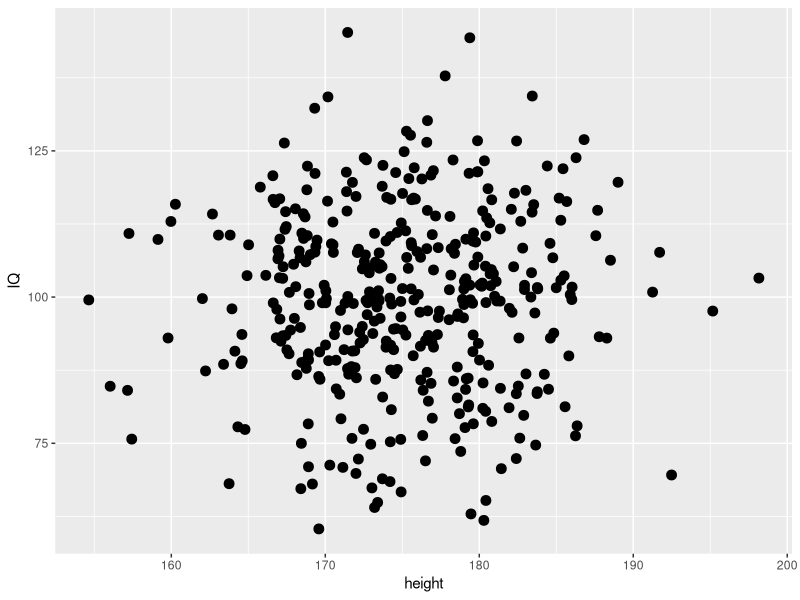
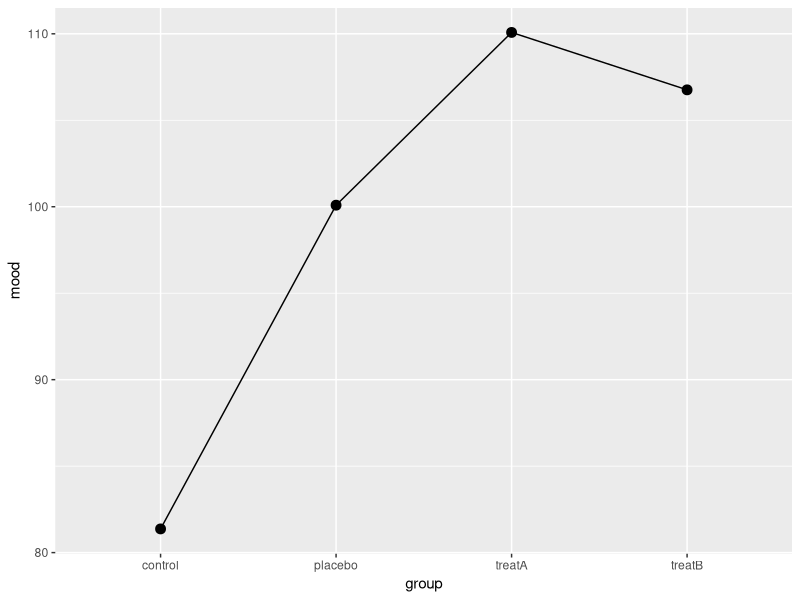
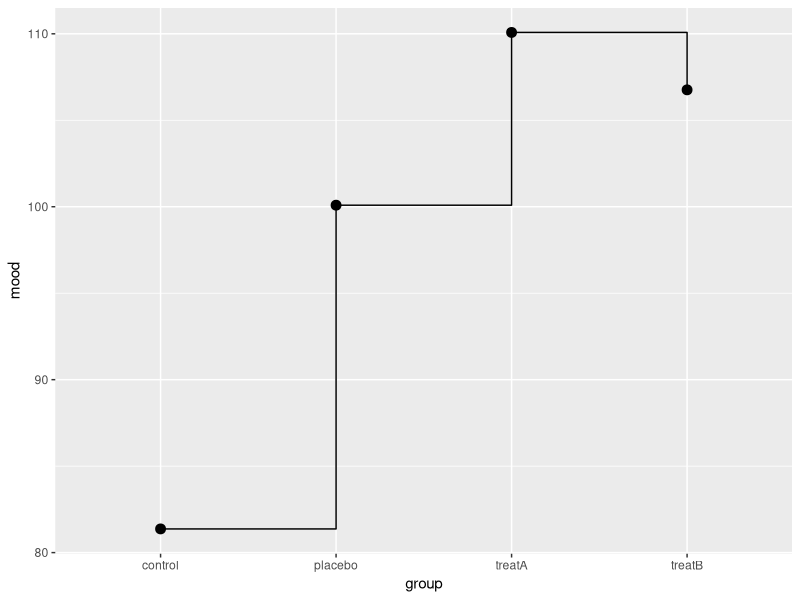
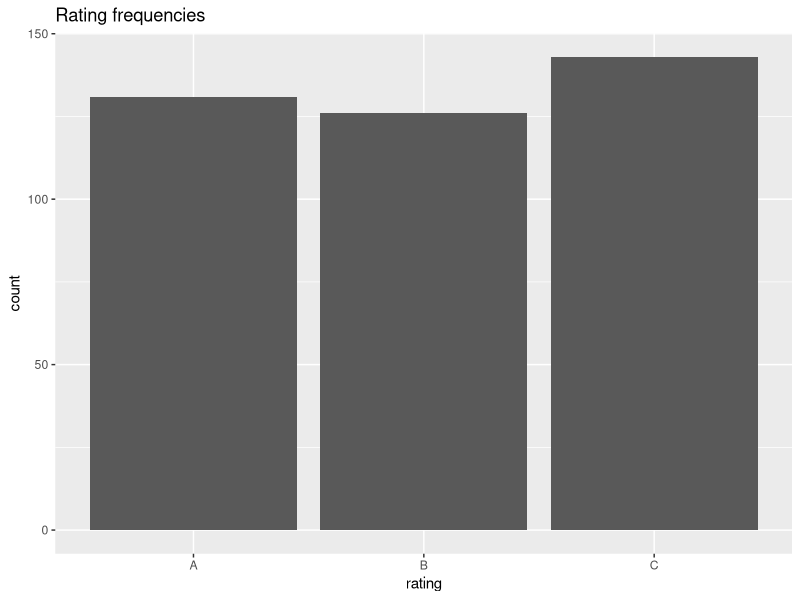
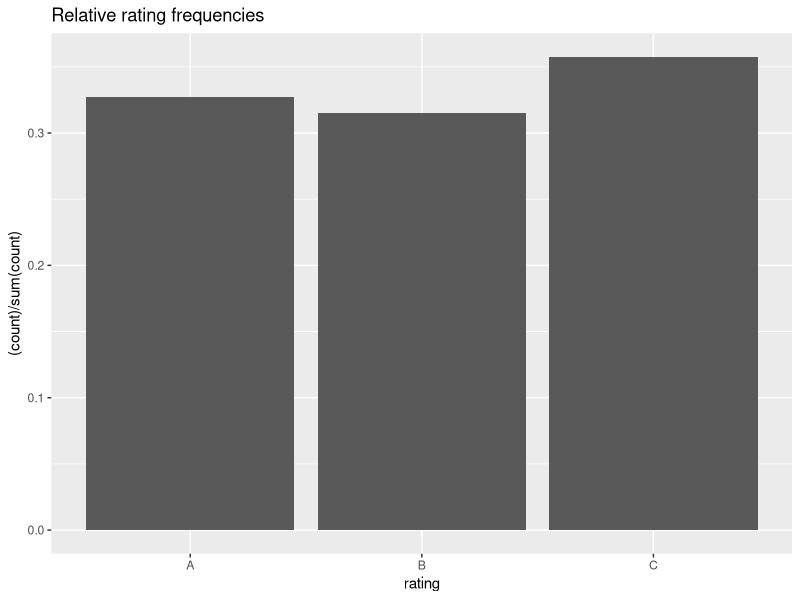
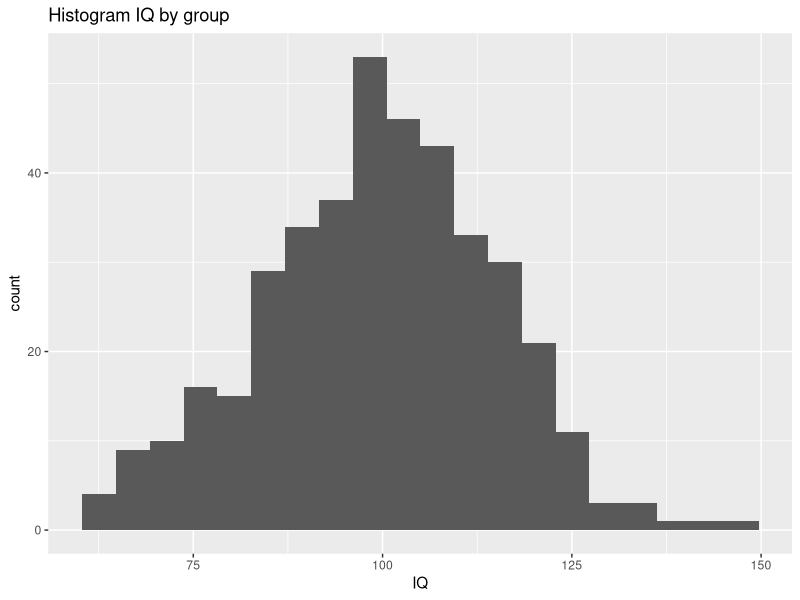
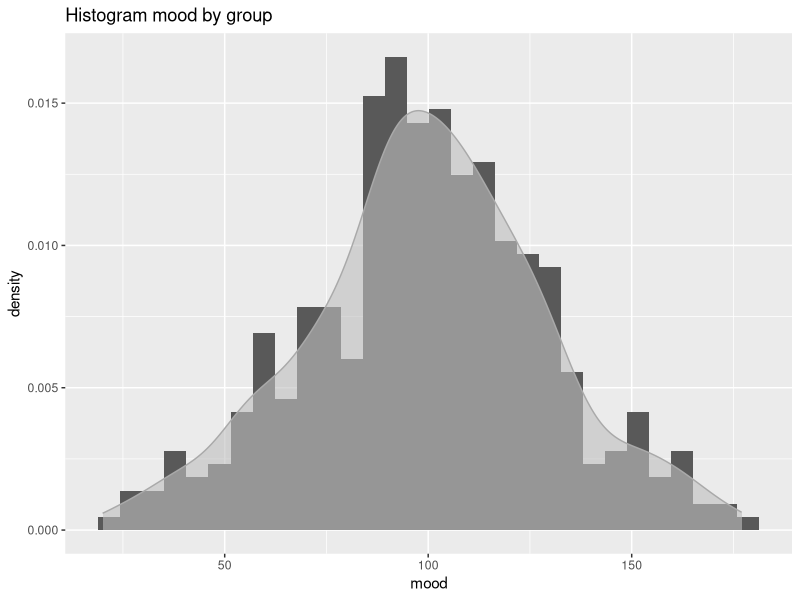
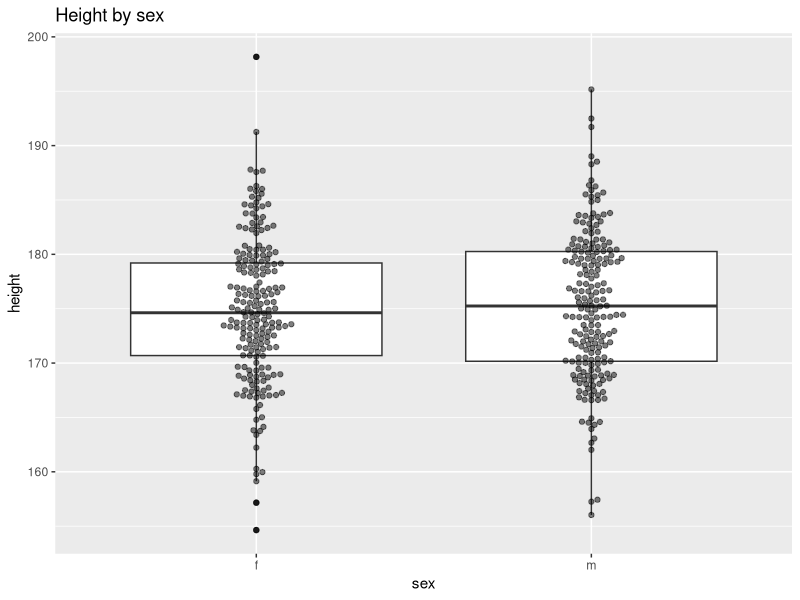

The R source for these figures, in order:
## ---- chunk 1
wants <- c("ggplot2", "ggbeeswarm", "cowplot", "patchwork")
has   <- wants %in% rownames(installed.packages())
if(any(!has)) install.packages(wants[!has])
## ---- chunk 2
Njk    <- 50
P      <- 4
Q      <- 2
IQ     <- rnorm(P*Q*Njk, mean=100, sd=15)
height <- rnorm(P*Q*Njk, mean=175, sd=7)
rating <- factor(sample(LETTERS[1:3], Njk*P*Q, replace=TRUE))
sex    <- factor(rep(c("f", "m"), times=P*Njk))
group  <- factor(rep(c("control", "placebo", "treatA", "treatB"), each=Q*Njk))
sgComb <- interaction(sex, group)
mood   <- round(rnorm(P*Q*Njk, mean=c(85, 80, 110, 90, 130, 100, 93, 121)[sgComb], sd=25))
myDf   <- data.frame(sex, group, sgComb, IQ, height, rating, mood)
## ---- chunk 3
library(ggplot2)
ggplot(myDf, aes(x=height, y=IQ)) +
        geom_point(size=3)
## ---- chunk 4
(groupM <- aggregate(mood ~ group, data=myDf, FUN=mean))
ggplot(groupM, aes(x=group, y=mood, group=TRUE)) +
    geom_point(size=3) +
    geom_line()
## ---- chunk 5
(groupM <- aggregate(mood ~ group, data=myDf, FUN=mean))
ggplot(groupM, aes(x=group, y=mood, group=TRUE)) +
    geom_point(size=3) +
    geom_step()
## ---- chunk 6
ggplot(myDf, aes(x=rating)) +
    geom_bar(stat="count") +
        ggtitle("Rating frequencies")
## ---- chunk 7
ggplot(myDf, aes(x=rating)) +
    geom_bar(stat="count",
             aes(y=(..count..) / sum(..count..))) +
        ggtitle("Relative rating frequencies")
## ---- chunk 8
ggplot(myDf, aes(x=IQ)) +
        geom_histogram(bins=20) +
        ggtitle("Histogram IQ by group") +
        theme(legend.position="none")
## ---- chunk 9
ggplot(myDf, aes(x=mood)) +
    geom_histogram(aes(y=..density..)) +
    ggtitle("Histogram mood by group") +
    geom_density(color="darkgrey", fill="grey", alpha=0.6)
## ---- chunk 10
library(ggbeeswarm)
ggplot(myDf, aes(x=sex, y=height)) +
    geom_boxplot(outlier.shape=NULL) +
    geom_beeswarm(alpha=0.5) +
    ggtitle("Height by sex") +
    theme(legend.position="none")
## ---- chunk 11
ggplot(myDf, aes(sample=height)) +
    geom_qq() +
    geom_qq_line(color="blue")
## ---- chunk 12
parL <- list(df=10, ncp=0)
ggplot(myDf, aes(sample=height)) +
    geom_qq(distribution=qt, dparams=parL) +
    geom_qq_line(color="blue", distribution=qt, dparams=parL)
## ---- chunk 13
probs <- ppoints(50)
qDat  <- data.frame(qmood=quantile(myDf$mood, probs),
                    qheight=quantile(myDf$height, probs))

ggplot(qDat, aes(x=qmood, y=qheight)) +
    geom_point() +
    xlab("Quantiles mood") +
    ylab("Quantiles height")
## ---- chunk 14
ggplot(myDf, aes(x=rating, y=IQ)) +
        geom_point(size=3) +
        facet_grid(. ~ group) +
        ggtitle("IQ ~ height split by sex and group") +
        guides(shape="none")
## ---- chunk 15
ggplot(myDf, aes(x=rating, y=IQ)) +
        geom_point(size=3) +
        facet_wrap(. ~ group, scales="free_y") +
        ggtitle("IQ ~ height split by sex and group") +
        guides(shape="none")
## ---- chunk 16
groupN     <- as.data.frame(xtabs(~ sex + group, data=myDf))
groupM     <- aggregate(mood ~ sex + group, data=myDf, FUN=mean)
groupSD    <- aggregate(mood ~ sex + group, data=myDf, FUN=sd)
groupMSD   <- merge(groupM, groupSD, by=c("sex", "group"), suffixes=c(".M", ".SD"))
groupMSDN  <- merge(groupMSD, groupN, by=c("sex", "group"))
(groupMSDN <- transform(groupMSDN,
                        SEMlo=mood.M - mood.SD/sqrt(Freq),
                        SEMup=mood.M + mood.SD/sqrt(Freq)))

ggplot(groupMSDN, aes(x=group, y=mood.M, ymin=SEMlo, ymax=SEMup,
                              color=sex, shape=sex, group=sex)) +
    geom_point() +
    geom_line() +
    geom_linerange()
## ---- chunk 17
ggplot(myDf, aes(x=height, y=IQ)) +
        geom_hline(aes(yintercept=100), linetype=2) +
        geom_vline(aes(xintercept=180), linetype=2) +
        geom_point(size=3) +
        geom_smooth(method=lm, se=TRUE, size=1.2, fullrange=TRUE) +
        facet_grid(sex ~ group) +
        ggtitle("IQ ~ height split by sex and group") +
        theme(legend.position="none") +
        geom_text(aes(x=190, y=70, label=sgComb)) +
        annotate("text", x=165, y=130, label="annotation")
## ---- chunk 18
library(cowplot)
p1 <- ggplot(myDf, aes(x=height, y=IQ)) +
    geom_point()

p2 <- ggplot(myDf, aes(x=rating)) +
    geom_bar(stat="count", position=position_stack()) +
    ggtitle("Rating frequencies by sex and group")

plot_grid(p1, p2, ncol=1, align="v")
## ---- chunk 19
library(patchwork)
p1 + p2 + plot_layout(ncol=2)
## ---- chunk 20
p1 + p2 + plot_layout(ncol=1)
## ---- chunk 21
try(detach(package:cowplot))
try(detach(package:patchwork))
try(detach(package:ggbeeswarm))
try(detach(package:ggplot2))
